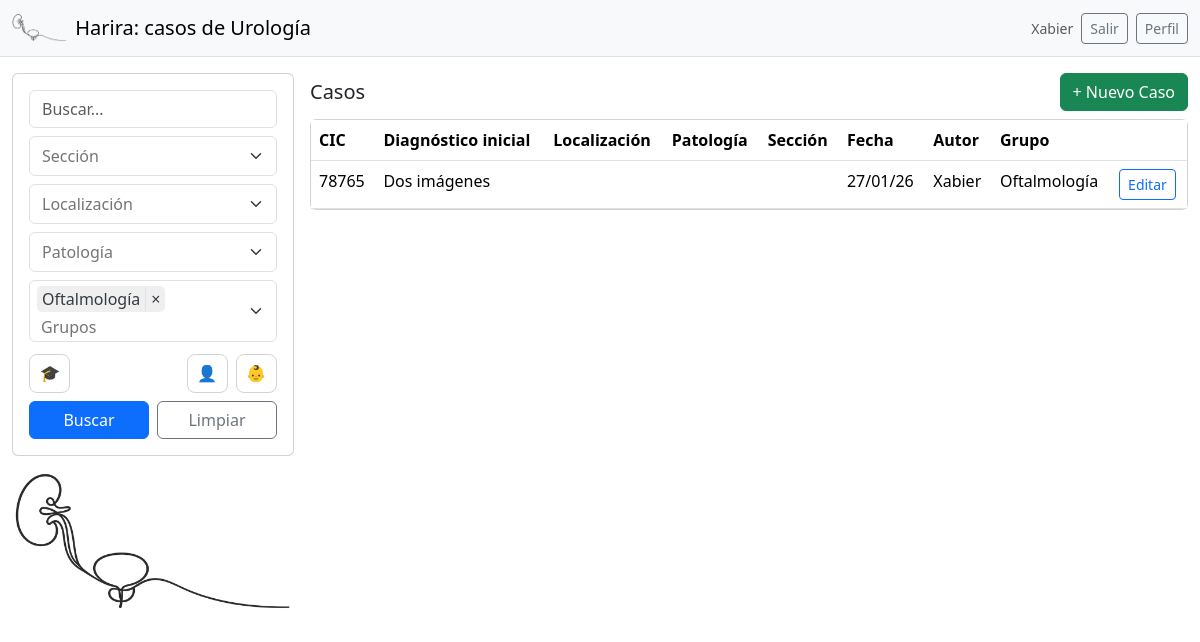
Page /?groups=10 (signed in) on the committed database.
### cases/models.py (models this page shows, shortened)
class Case(models.Model):
    class AgeGroup(models.TextChoices):
        ADULTA = "adulta", "Adulta"
        PEDIATRICA = "pediatrica", "Pediátrica"
    cic = models.CharField(max_length=50, blank=True)
    centro_medico = models.CharField(max_length=150, blank=True)
    fecha = models.DateField(null=True, blank=True)
    grupo_edad = models.CharField(max_length=20, choices=AgeGroup.choices, default=AgeGroup.ADULTA)
    created_by = models.ForeignKey(
        settings.AUTH_USER_MODEL,
        null=True, blank=True,
        on_delete=models.SET_NULL,
        related_name="cases_created",
    )
    secciones = models.ManyToManyField(
        Tag, related_name="cases_seccion", blank=True,
        limit_choices_to={"kind": Tag.Kind.SECCION}
    )
    localizaciones = models.ManyToManyField(
        Tag, related_name="cases_localizacion", blank=True,
        limit_choices_to={"kind": Tag.Kind.LOCALIZACION}
    )
    patologias = models.ManyToManyField(
        Tag, related_name="cases_patologia", blank=True,
        limit_choices_to={"kind": Tag.Kind.PATOLOGIA}
    )
    diagnostico_inicial = models.TextField(blank=True)
    comentarios = models.TextField(blank=True)
    publicado = models.BooleanField(default=False)
    publicado_en = models.CharField(max_length=200, blank=True)
    pruebas_imagen = models.JSONField(default=list, blank=True)     # p.ej. ["TC", "RM"]
    procedimientos = models.JSONField(default=list, blank=True)
    interes_docente = models.BooleanField(default=False)
    shared_groups = models.ManyToManyField(
        Group,
        blank=True,
        related_name="cases",   # IMPORTANTE para contar casos fácil
    )
    created_by = models.ForeignKey(settings.AUTH_USER_MODEL, on_delete=models.SET_NULL, null=True, related_name="cases_created")
    created_at = models.DateTimeField(auto_now_add=True)
    class Meta:
        ordering = ["-fecha", "-created_at"]
    shared_groups = models.ManyToManyField(
        Group,
        blank=True,
        related_name="shared_cases",
    )

### cases/views.py (the view, shortened to what this page needs)
# urls.py: path("", views.case_list, name="case_list"),
@login_required
def case_list(request):
    selected = {
        "seccion": request.GET.getlist("seccion"),
        "localizacion": request.GET.getlist("localizacion"),
        "patologia": request.GET.getlist("patologia"),
        "groups": request.GET.getlist("groups"),
        "docente": request.GET.get("docente"),
        "edad": request.GET.get("edad") or "",
    }
    edad = request.GET.get("edad") or "adulta"
    selected["edad"] = edad
    user_groups = request.user.groups.all()
    qs = Case.objects.filter(
            Q(created_by=request.user) |
            Q(shared_groups__in=request.user.groups.all())
        ).distinct()
    q = request.GET.get("q", "").strip()
    secciones_ids = request.GET.getlist("seccion")
    if secciones_ids:
        qs = qs.filter(secciones__id__in=secciones_ids)
    localizaciones_ids = request.GET.getlist("localizacion")
    if localizaciones_ids:
        qs = qs.filter(localizaciones__id__in=localizaciones_ids)
    patologias_ids = request.GET.getlist("patologia")
    if patologias_ids:
        qs = qs.filter(patologias__id__in=patologias_ids)
    group_ids = request.GET.getlist("groups")
    if group_ids:
        qs = qs.filter(shared_groups__id__in=group_ids)
    docente = request.GET.get("docente")
    if docente in ("1", "true", "True", "on"):
        qs = qs.filter(interes_docente=True)
    qs = qs.distinct().order_by("-fecha", "-id")
    edad = request.GET.get("edad")
    selected["edad"] = edad
    if edad == "adulta":
        qs = qs.filter(grupo_edad__in=["adulta", "Adulta"])
    elif edad == "pediatrica":
        qs = qs.filter(grupo_edad__in=["pediatrica", "Pediatrica", "Pediátrica"])
    ctx = {
        "cases": qs,
        "q": q,
        "secciones": Tag.objects.filter(kind=Tag.Kind.SECCION),
        "localizaciones": Tag.objects.filter(kind=Tag.Kind.LOCALIZACION),
        "patologias": Tag.objects.filter(kind=Tag.Kind.PATOLOGIA),
        "my_groups": request.user.groups.all().order_by("name"),
        "selected": {
            "seccion": request.GET.getlist("seccion"),
            "localizacion": request.GET.getlist("localizacion"),
            "patologia": request.GET.getlist("patologia"),
            "groups": group_ids,
            "docente": docente,
            "edad": edad,
        }
    }
    return render(request, "cases/case_list.html", ctx)

### templates/cases/case_list.html (shortened to what this page needs)
{% extends "base.html" %}
{% load static %}
{% block content %}
<div class="row g-3">
  <div class="col-12 col-lg-3">
    <div class="card">
      <div class="card-body">
        <form id="filtersForm" method="get" class="d-grid gap-2">
          <input class="form-control" name="q" placeholder="Buscar..." value="{{ q }}">
            <div class="d-flex align-items-center justify-content-between mt-1">
              <button type="button"
                      id="toggleDocente"
                      class="icon-btn {% if selected.docente %}is-active{% endif %}"
                      title="Interés docente">🎓</button>
              <div class="d-flex gap-2">
                <button type="button" id="ageAdult"
                        class="icon-btn {% if selected.edad == 'adulta' %}is-active{% endif %}"
                        title="Adulto">👤</button>
                <button type="button" id="ageChild"
                        class="icon-btn {% if selected.edad == 'pediatrica' %}is-active{% endif %}"
                        title="Pediátrica">👶</button>
              </div>
            </div>
          <div class="d-flex gap-2">
            <button class="btn btn-primary w-100" type="submit">Buscar</button>
            <a class="btn btn-outline-secondary w-100" href="{% url 'case_list' %}">Limpiar</a>
          </div>
        </form>
      </div>
    </div>
    <div class="mt-3 w-100 d-none d-lg-block">
      <a href="{% url 'case_list' %}" class="d-block w-100">
        <img
          src="{% static 'img/logo.png' %}"
          alt="Harira"
          style="width:100%; height:auto; display:block; border-radius:12px;"
        >
      </a>
    </div>
  </div>
  <div class="col-12 col-lg-9">
    <div class="d-flex justify-content-between align-items-center mb-2">
      <h5 class="mb-0">Casos</h5>
      <a class="btn btn-success" href="{% url 'case_create' %}">+ Nuevo Caso</a>
    </div>
    <div class="card">
      <div class="table-responsive">
        <table class="table table-hover mb-0">
          <thead>
            <tr>
              <th>CIC</th>
              <th>Diagnóstico inicial</th>
              <th>Localización</th>
              <th>Patología</th>
              <th>Sección</th>
              <th>Fecha</th>
              <th>Autor</th>
              <th>Grupo</th>
              <th></th>
            </tr>
          </thead>
          <tbody>
            {% for c in cases %}
              <tr>
                <td>{{ c.cic }}</td>
                <td class="text-truncate" style="max-width:260px">{{ c.diagnostico_inicial }}</td>
                <td>{% for t in c.localizaciones.all %}{{ t.name }}{% if not forloop.last %}, {% endif %}{% endfor %}</td>
                <td>{% for t in c.patologias.all %}{{ t.name }}{% if not forloop.last %}, {% endif %}{% endfor %}</td>
                <td>{% for t in c.secciones.all %}{{ t.name }}{% if not forloop.last %}, {% endif %}{% endfor %}</td>
                <td>{{ c.fecha|date:"d/m/y" }}</td>
                <td>{% if c.created_by %}{{ c.created_by.username }}{% else %} - {% endif %}</td>
                <td>{% for g in c.shared_groups.all %}{{ g.name }}{% if not forloop.last %}, {% endif %}{% empty %} - {% endfor %}</td>
                <td><a class="btn btn-sm btn-outline-primary" href="{% url 'case_edit' c.id %}">Editar</a></td>
              </tr>
            {% empty %}
              <tr><td colspan="7" class="text-muted">No hay casos</td></tr>
            {% endfor %}
          </tbody>
        </table>
      </div>
    </div>
  </div>
</div>
{% endblock %}

### templates/base.html (shortened to what this page needs)
{% load static %}
<!doctype html>
<html lang="es">
<head>
  <link href="https://cdn.jsdelivr.net/npm/bootstrap@5.3.3/dist/css/bootstrap.min.css" rel="stylesheet">
  <link rel="stylesheet" href="{% static 'vendor/tom-select/tom-select.bootstrap5.min.css' %}">
</head>
<body>
  <nav class="navbar navbar-light bg-light border-bottom">
    <div class="container-fluid">
      <a class="navbar-brand d-flex align-items-center gap-2" href="{% url 'case_list' %}">
        <img src="{% static 'img/logo.png' %}" height="28" class="d-inline-block align-text-top">
        <span>Harira: casos de Urología</span>
      </a>
      {% if user.is_authenticated %}
        <div class="d-flex gap-2">
          <span class="text-muted small align-self-center">{{ user.username }}</span>
          <form method="post" action="{% url 'logout' %}" class="d-inline">
            <button class="btn btn-outline-secondary btn-sm" type="submit">Salir</button>
          </form>
          <a class="btn btn-outline-secondary btn-sm" href="{% url 'profile' %}">Perfil</a>
        </div>
      {% endif %}
    </div>
  </nav>
  <main class="container-fluid py-3">
    {% block content %}{% endblock %}
  </main>
</body>
</html>

### templates/base.html (style rules this page uses)
.icon-btn { display: inline-flex; align-items: center; gap: .4rem; padding: .4rem .6rem; border: 1px solid #cfd4da; border-radius: .6rem; cursor: pointer; user-select: none; background: #fff; }
.icon-btn { display:inline-flex; align-items:center; gap:.5rem; padding:.4rem .6rem; border:1px solid rgba(0,0,0,.15); border-radius:.5rem; background:#fff; }
.icon-btn { border-color: #cfd4da !important; background: #fff !important; color: inherit !important; }

### rows in the picture
Case: cic "78765", diagnostico_inicial "Dos imágenes", fecha "27/01/26", created_by.username "Xabier"

### other values in the picture
{{ user.username }} "Xabier"
{{ g.name }} "Oftalmología"
